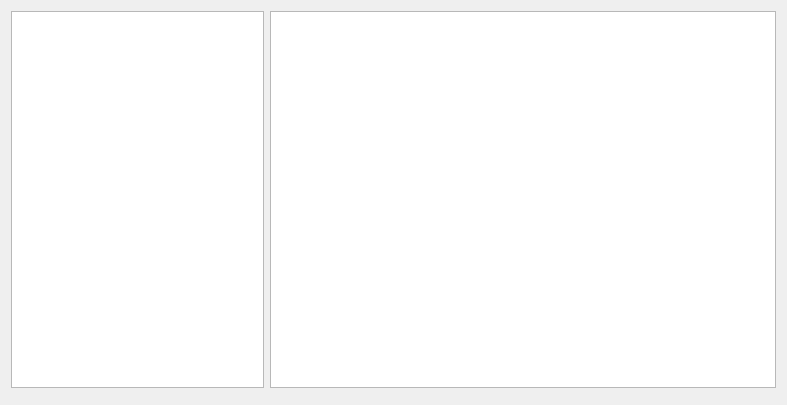
<?xml version="1.0" encoding="UTF-8"?>
<ui version="4.0">
 <class>w_bt_dish_cookset_specialcook__Dialog</class>
 <widget class="QDialog" name="w_bt_dish_cookset_specialcook__Dialog">
  <property name="geometry">
   <rect>
    <x>0</x>
    <y>0</y>
    <width>787</width>
    <height>405</height>
   </rect>
  </property>
  <property name="windowTitle">
   <string>Dialog</string>
  </property>
  <layout class="QVBoxLayout" name="verticalLayout">
   <item>
    <layout class="QHBoxLayout" name="horizontalLayout" stretch="2,4">
     <item>
      <widget class="lds_tableView" name="tableView"/>
     </item>
     <item>
      <widget class="lds_tableView" name="tableView_2"/>
     </item>
    </layout>
   </item>
   <item>
    <widget class="lds_toolbar" name="widget" native="true"/>
   </item>
  </layout>
 </widget>
 <customwidgets>
  <customwidget>
   <class>lds_toolbar</class>
   <extends>QFrame</extends>
   <header>lds_toolbar.h</header>
   <container>1</container>
  </customwidget>
  <customwidget>
   <class>lds_tableView</class>
   <extends>QTableView</extends>
   <header>lds_tableview.h</header>
  </customwidget>
 </customwidgets>
 <resources/>
 <connections/>
</ui>
